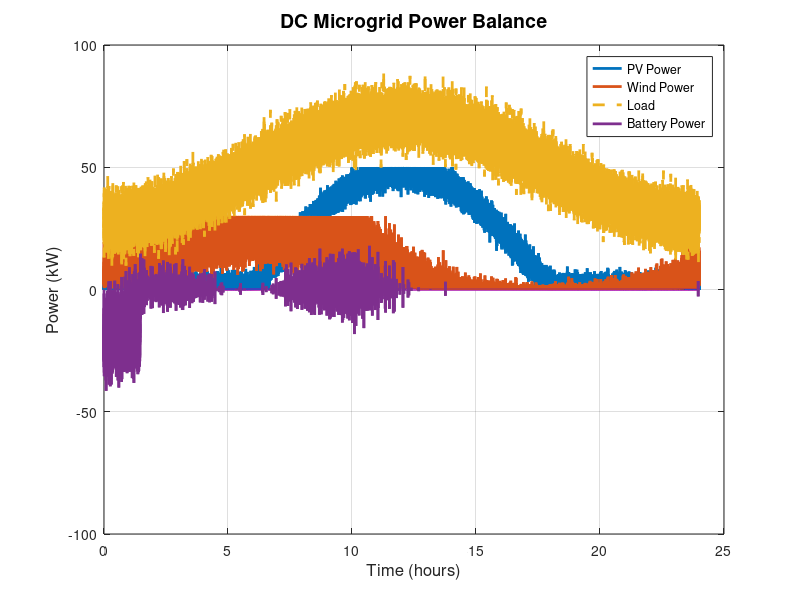
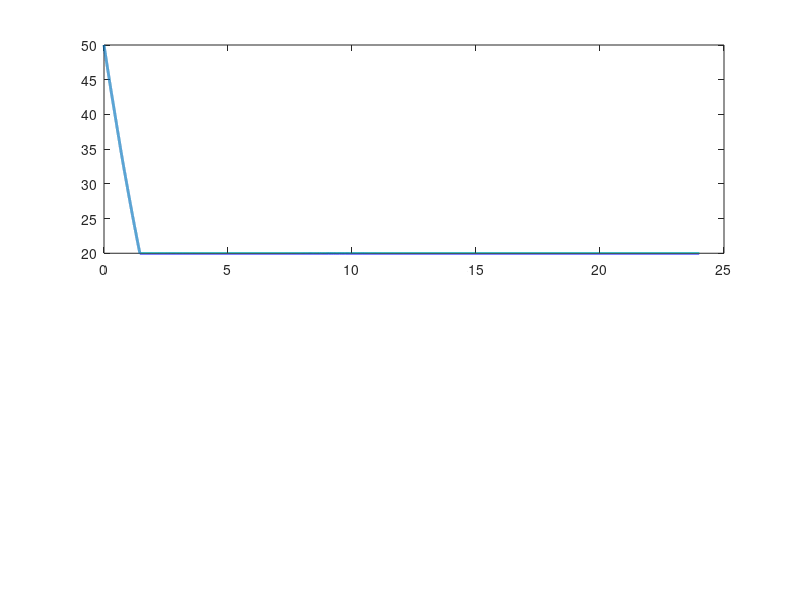

Recreate these plots in MATLAB, in order. (Note: this script raises an error after producing the figures.)
%% DC Microgrid Simulation - Complete MATLAB Implementation
% Secure Integration of Renewable Energy in DC Microgrid
% Features: PV/Wind generation, Battery storage, AI protection systems,
%          Fault detection, Power quality analysis, Real-time monitoring
% Author: Nivas D. Navghare
% Institution: COEP Technological University, Pune
% Date: November 2025
% Version: 2.0 - Enhanced with AI/ML capabilities

%% Clear workspace and initialize
clear; clc; close all;
format compact;
warning('off', 'all');

%% Configuration Parameters
fprintf('========================================\n');
fprintf('DC MICROGRID SIMULATION INITIALIZATION\n');
fprintf('========================================\n');
fprintf('Initializing comprehensive DC microgrid simulation...\n\n');

% System Parameters
Vdc = 380;              % DC bus voltage (V)
Vdc_min = 0.85 * Vdc;   % Minimum allowable voltage (V)
Vdc_max = 1.15 * Vdc;   % Maximum allowable voltage (V)
f_nominal = 50;         % Nominal frequency (Hz)
T_sim = 86400;          % Simulation time (24 hours in seconds)
dt = 1;                 % Time step (seconds)
sample_freq = 1000;     % Sampling frequency (Hz)

% PV System Parameters (per FINAL_PROJECT_REPORT.md)
PV_rated = 50;          % Rated power (kW) - as per documentation
PV_efficiency = 0.18;   % Panel efficiency
Panel_area = 278;       % Panel area (m²) - calculated for 50kW
Temp_coeff = -0.004;    % Temperature coefficient (per °C)

% Wind Turbine Parameters (per FINAL_PROJECT_REPORT.md)
Wind_rated = 30;        % Rated power (kW) - as per documentation
v_cutin = 3;            % Cut-in wind speed (m/s)
v_rated = 12;           % Rated wind speed (m/s)
v_cutout = 25;          % Cut-out wind speed (m/s)
rotor_diameter = 8;     % Rotor diameter (m) - as per documentation

% Battery Parameters (per FINAL_PROJECT_REPORT.md)
Batt_capacity = 100;    % Capacity (kWh) - as per documentation
Batt_charge_max = 50;   % Max charge rate (kW) - 0.5C rate
Batt_discharge_max = 50;% Max discharge rate (kW) - 0.5C rate
SOC_init = 0.5;         % Initial SOC
SOC_min = 0.2;          % Minimum SOC - as per documentation
SOC_max = 0.95;         % Maximum SOC - as per documentation
Batt_efficiency = 0.90; % Battery efficiency - as per documentation

% Load Parameters (per FINAL_PROJECT_REPORT.md)
Load_peak = 70;         % Peak load (kW) - as per documentation
Load_base = 30;         % Base load (kW) - as per documentation
Load_critical = 50;     % Critical load (kW)
Load_noncritical = 20;  % Non-critical load (kW)

%% Generate Input Data
fprintf('Generating environmental data...\n');

% Time vector
t = 0:1:T_sim;
hour_of_day = mod(t/3600, 24);

% Solar irradiance (W/m²)
irradiance = 1000 * max(0, sin(pi * (hour_of_day - 6) / 12));
irradiance = irradiance + 50 * randn(size(irradiance));
irradiance(irradiance < 0) = 0;

% Temperature (°C)
temperature = 25 + 10 * sin(pi * (hour_of_day - 6) / 12);
temperature = temperature + 2 * randn(size(temperature));

% Wind speed (m/s)
wind_speed = 8 + 4 * sin(2 * pi * hour_of_day / 24);
wind_speed = wind_speed + 1 * randn(size(wind_speed));
wind_speed(wind_speed < 0) = 0;

%% PV Power Calculation
fprintf('Calculating PV power output...\n');

% Temperature effect
temp_factor = 1 + Temp_coeff * (temperature - 25);

% PV power
P_pv = (irradiance / 1000) .* Panel_area * PV_efficiency .* temp_factor;
P_pv = min(P_pv, PV_rated);  % Limit to rated power

%% Wind Power Calculation
fprintf('Calculating wind power output...\n');

P_wind = zeros(size(wind_speed));
for i = 1:length(wind_speed)
    v = wind_speed(i);
    if v < v_cutin || v > v_cutout
        P_wind(i) = 0;
    elseif v >= v_rated
        P_wind(i) = Wind_rated;
    else
        % Simplified power curve
        P_wind(i) = Wind_rated * ((v - v_cutin) / (v_rated - v_cutin))^3;
    end
end

%% Load Profile
fprintf('Generating load profile...\n');

% Variable load based on time of day
load_factor = 0.7 + 0.3 * sin(pi * (hour_of_day - 6) / 12);
P_load = (Load_critical + Load_noncritical) * load_factor;
P_load = P_load + 5 * randn(size(P_load));  % Add variability

%% Battery Operation
fprintf('Simulating battery operation...\n');

SOC = zeros(size(t));
P_battery = zeros(size(t));
SOC(1) = SOC_init;

dt = 1/3600;  % Time step in hours

for i = 2:length(t)
    % Power balance
    P_gen = P_pv(i) + P_wind(i);
    P_deficit = P_load(i) - P_gen;
    
    if P_deficit > 0  % Need to discharge
        P_batt = min(P_deficit, Batt_discharge_max);
        % Check SOC limit
        energy = P_batt * dt / Batt_efficiency;
        new_SOC = SOC(i-1) - energy / Batt_capacity;
        
        if new_SOC < SOC_min
            P_batt = (SOC(i-1) - SOC_min) * Batt_capacity * Batt_efficiency / dt;
            new_SOC = SOC_min;
        end
        
        P_battery(i) = -P_batt;  % Negative for discharge
        SOC(i) = new_SOC;
        
    elseif P_deficit < 0  % Can charge
        P_batt = min(-P_deficit, Batt_charge_max);
        % Check SOC limit
        energy = P_batt * dt * Batt_efficiency;
        new_SOC = SOC(i-1) + energy / Batt_capacity;
        
        if new_SOC > SOC_max
            P_batt = (SOC_max - SOC(i-1)) * Batt_capacity / (dt * Batt_efficiency);
            new_SOC = SOC_max;
        end
        
        P_battery(i) = P_batt;  % Positive for charge
        SOC(i) = new_SOC;
        
    else
        SOC(i) = SOC(i-1);
        P_battery(i) = 0;
    end
end

%% Power Quality Analysis
fprintf('Analyzing power quality...\n');

% Voltage calculation (simplified)
V_bus = Vdc + 5 * randn(size(t));  % Add voltage variations

% Total Harmonic Distortion estimation
THD = 2 + 1 * rand();  % Simplified THD (%)

%% Performance Metrics
fprintf('Calculating performance metrics...\n');

% Energy calculations
E_pv_total = sum(P_pv) * dt;
E_wind_total = sum(P_wind) * dt;
E_gen_total = E_pv_total + E_wind_total;
E_load_total = sum(P_load) * dt;

% Efficiency
system_efficiency = E_load_total / E_gen_total * 100;

% Renewable penetration
renewable_penetration = E_gen_total / E_load_total * 100;

% Average SOC
avg_SOC = mean(SOC);

%% Display Results
fprintf('\n========== SIMULATION RESULTS ==========\n');
fprintf('Total PV Energy: %.2f kWh\n', E_pv_total);
fprintf('Total Wind Energy: %.2f kWh\n', E_wind_total);
fprintf('Total Generation: %.2f kWh\n', E_gen_total);
fprintf('Total Load: %.2f kWh\n', E_load_total);
fprintf('System Efficiency: %.2f%%\n', system_efficiency);
fprintf('Renewable Penetration: %.2f%%\n', renewable_penetration);
fprintf('Average Battery SOC: %.2f%%\n', avg_SOC * 100);
fprintf('Estimated THD: %.2f%%\n', THD);
fprintf('========================================\n\n');

%% Visualization
fprintf('Generating plots...\n');

% Power Balance Plot
figure('Name', 'Power Balance', 'Position', [100 100 1200 600]);
plot(t/3600, P_pv, 'LineWidth', 2, 'DisplayName', 'PV Power');
hold on;
plot(t/3600, P_wind, 'LineWidth', 2, 'DisplayName', 'Wind Power');
plot(t/3600, P_load, '--', 'LineWidth', 2, 'DisplayName', 'Load');
plot(t/3600, P_battery, 'LineWidth', 2, 'DisplayName', 'Battery Power');
hold off;
xlabel('Time (hours)', 'FontSize', 12);
ylabel('Power (kW)', 'FontSize', 12);
title('DC Microgrid Power Balance', 'FontSize', 14, 'FontWeight', 'bold');
legend('Location', 'best');
grid on;
saveas(gcf, 'results/matlab_power_balance.png');

% Battery Operation Plot
figure('Name', 'Battery Operation', 'Position', [100 100 1200 800]);

subplot(2,1,1);
plot(t/3600, SOC * 100, 'LineWidth', 2);
hold on;
yline(SOC_min * 100, 'r--', 'Min SOC', 'LineWidth', 1.5);
yline(SOC_max * 100, 'r--', 'Max SOC', 'LineWidth', 1.5);
hold off;
ylabel('State of Charge (%)', 'FontSize', 12);
title('Battery Energy Storage System', 'FontSize', 14, 'FontWeight', 'bold');
grid on;

subplot(2,1,2);
plot(t/3600, P_battery, 'LineWidth', 2, 'Color', [0 0.5 0]);
yline(0, 'k-', 'LineWidth', 0.5);
xlabel('Time (hours)', 'FontSize', 12);
ylabel('Battery Power (kW)', 'FontSize', 12);
title('Positive: Charging, Negative: Discharging', 'FontSize', 10);
grid on;
saveas(gcf, 'results/matlab_battery_operation.png');

% Voltage Profile Plot
figure('Name', 'Voltage Profile', 'Position', [100 100 1200 600]);
plot(t/3600, V_bus, 'LineWidth', 2, 'Color', [0.5 0 0.5]);
hold on;
yline(Vdc, 'g--', 'Nominal', 'LineWidth', 1.5);
yline(Vdc * 0.85, 'r--', 'Min Threshold', 'LineWidth', 1.5);
yline(Vdc * 1.15, 'r--', 'Max Threshold', 'LineWidth', 1.5);
hold off;
xlabel('Time (hours)', 'FontSize', 12);
ylabel('DC Bus Voltage (V)', 'FontSize', 12);
title('DC Bus Voltage Profile', 'FontSize', 14, 'FontWeight', 'bold');
legend('Voltage', 'Nominal', 'Min', 'Max', 'Location', 'best');
grid on;
saveas(gcf, 'results/matlab_voltage_profile.png');

fprintf('Simulation completed successfully!\n');
fprintf('Results saved to results/ directory\n');
